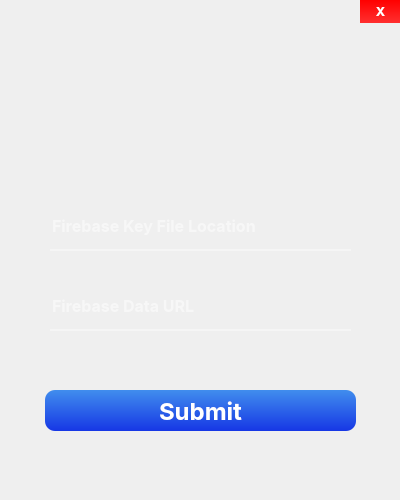
<?xml version="1.0" encoding="UTF-8"?>
<ui version="4.0">
 <class>Form</class>
 <widget class="QWidget" name="Form">
  <property name="geometry">
   <rect>
    <x>0</x>
    <y>0</y>
    <width>400</width>
    <height>500</height>
   </rect>
  </property>
  <property name="windowTitle">
   <string>Form</string>
  </property>
  <widget class="QLineEdit" name="FirebaseKey">
   <property name="geometry">
    <rect>
     <x>50</x>
     <y>210</y>
     <width>301</width>
     <height>41</height>
    </rect>
   </property>
   <property name="font">
    <font>
     <family>SF Pro Display</family>
     <pointsize>12</pointsize>
     <weight>75</weight>
     <italic>false</italic>
     <bold>true</bold>
    </font>
   </property>
   <property name="styleSheet">
    <string notr="true">background-color:rgba(0, 0, 0, 0);
border:none;
color:rgb(255, 255, 255);
border-bottom: 2px solid rgba(255, 255, 255, 100);
padding-bottom:7px;
</string>
   </property>
   <property name="text">
    <string/>
   </property>
   <property name="placeholderText">
    <string>Firebase Key File Location</string>
   </property>
  </widget>
  <widget class="QPushButton" name="Submit">
   <property name="geometry">
    <rect>
     <x>45</x>
     <y>390</y>
     <width>311</width>
     <height>41</height>
    </rect>
   </property>
   <property name="font">
    <font>
     <family>SF Pro Display</family>
     <pointsize>18</pointsize>
     <weight>75</weight>
     <bold>true</bold>
    </font>
   </property>
   <property name="cursor">
    <cursorShape>PointingHandCursor</cursorShape>
   </property>
   <property name="styleSheet">
    <string notr="true">QPushButton {
    background-color: qlineargradient(spread:pad, x1:0, y1:0, x2:0, y2:1, stop:0 rgba(65, 141, 237, 255), stop:1 rgba(22, 55, 229, 255));
    color: white;
    border-radius: 10px;
}


QPushButton:pressed {
    background-color: qlineargradient(spread:pad, x1:0, y1:0, x2:0, y2:1, stop:0 rgba(15, 30, 180, 255), stop:1 rgba(50, 100, 200, 255));
}</string>
   </property>
   <property name="text">
    <string>Submit</string>
   </property>
  </widget>
  <widget class="QPushButton" name="Exit">
   <property name="geometry">
    <rect>
     <x>360</x>
     <y>0</y>
     <width>41</width>
     <height>23</height>
    </rect>
   </property>
   <property name="font">
    <font>
     <family>SF Pro Display</family>
     <weight>75</weight>
     <bold>true</bold>
    </font>
   </property>
   <property name="cursor">
    <cursorShape>PointingHandCursor</cursorShape>
   </property>
   <property name="styleSheet">
    <string notr="true">background-color: qlineargradient(spread:pad, x1:0, y1:0, x2:0, y2:1, stop:0 rgba(255, 0, 0, 255), stop:1 rgba(255, 47, 47, 255));
    color: white;
    border-radius: 0px;</string>
   </property>
   <property name="text">
    <string>X</string>
   </property>
  </widget>
  <widget class="QLineEdit" name="DataURL">
   <property name="geometry">
    <rect>
     <x>50</x>
     <y>290</y>
     <width>301</width>
     <height>41</height>
    </rect>
   </property>
   <property name="font">
    <font>
     <family>SF Pro Display</family>
     <pointsize>12</pointsize>
     <weight>75</weight>
     <italic>false</italic>
     <bold>true</bold>
    </font>
   </property>
   <property name="styleSheet">
    <string notr="true">background-color:rgba(0, 0, 0, 0);
border:none;
color:rgb(255, 255, 255);
border-bottom: 2px solid rgba(255, 255, 255, 100);
padding-bottom:7px;
</string>
   </property>
   <property name="text">
    <string/>
   </property>
   <property name="echoMode">
    <enum>QLineEdit::Normal</enum>
   </property>
   <property name="placeholderText">
    <string>Firebase Data URL</string>
   </property>
  </widget>
  <widget class="QLabel" name="Background">
   <property name="geometry">
    <rect>
     <x>0</x>
     <y>0</y>
     <width>400</width>
     <height>500</height>
    </rect>
   </property>
   <property name="styleSheet">
    <string notr="true">border-image: url(:/img/Background.png);
border-radius: 0px;</string>
   </property>
   <property name="text">
    <string/>
   </property>
  </widget>
  <zorder>Background</zorder>
  <zorder>DataURL</zorder>
  <zorder>Exit</zorder>
  <zorder>FirebaseKey</zorder>
  <zorder>Submit</zorder>
 </widget>
 <resources>
  <include location="res.qrc"/>
 </resources>
 <connections/>
</ui>
